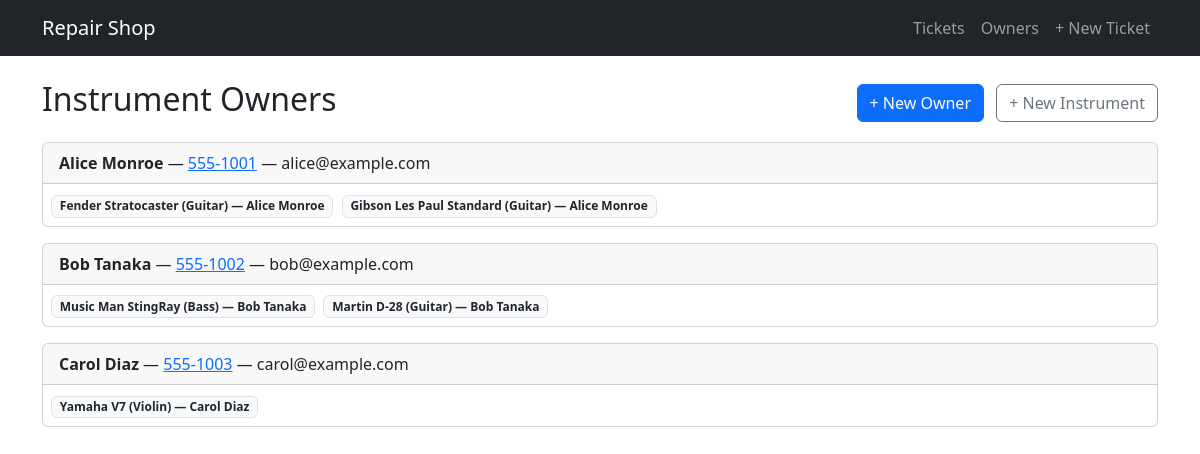
Page /owners/ on the earlier database version.
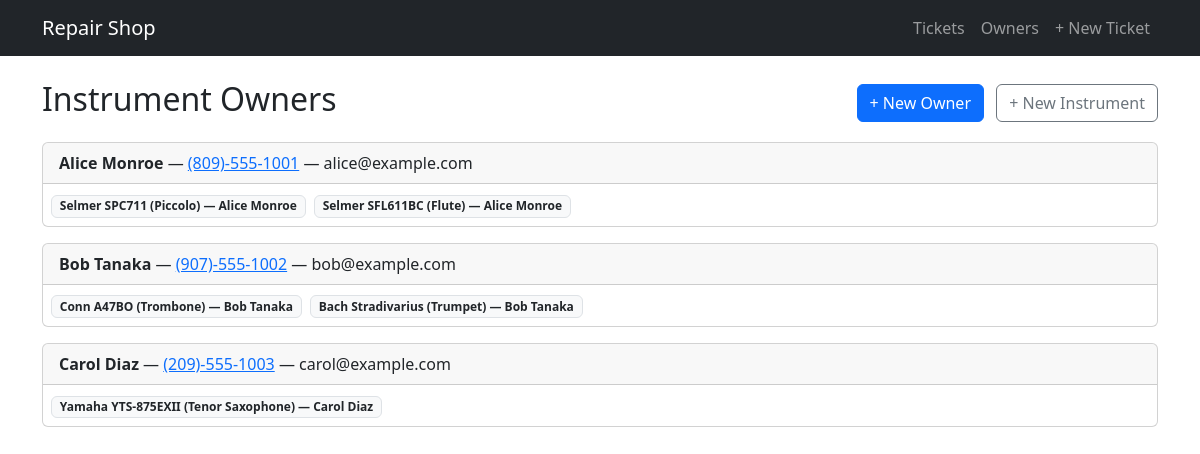
Same page on the later database version.
### repairs/models.py (models this page shows)
class Owner(models.Model):
    name = models.CharField(max_length=200)
    phone = models.CharField(max_length=20, blank=True)
    email = models.EmailField(blank=True)
    def __str__(self):
        return self.name

class Instrument(models.Model):
    owner = models.ForeignKey(Owner, on_delete=models.CASCADE, related_name='instruments')
    instrument_type = models.CharField(max_length=100)
    make = models.CharField(max_length=100, blank=True)
    model = models.CharField(max_length=100, blank=True)
    serial_number = models.CharField(max_length=100, blank=True)
    def __str__(self):
        return f"{self.make} {self.model} ({self.instrument_type}) — {self.owner}"

### repairs/views.py (the view)
# urls.py: path('owners/', views.owner_list, name='owner_list'),
def owner_list(request):
    owners = Owner.objects.prefetch_related('instruments')
    return render(request, 'repairs/owner_list.html', {'owners': owners})

### repairs/templates/repairs/owner_list.html (shortened to what this page needs)
{% extends "repairs/base.html" %}
{% block content %}
<div class="d-flex justify-content-between align-items-center mb-3">
  <h2>Instrument Owners</h2>
  <div>
    <a href="{% url 'owner_create' %}" class="btn btn-primary me-2">+ New Owner</a>
    <a href="{% url 'instrument_create' %}" class="btn btn-outline-secondary">+ New Instrument</a>
  </div>
</div>
{% for owner in owners %}
<div class="card mb-3">
  <div class="card-header">
    <strong>{{ owner.name }}</strong>
    {% if owner.phone %} &mdash; <a href="tel: {{owner.phone }}">{{owner.phone}}</a>{% endif %}
    {% if owner.email %} &mdash; {{ owner.email }}{% endif %}
  </div>
  <div class="card-body p-2">
    {% for instrument in owner.instruments.all %}
    <span class="badge bg-light text-dark border me-1">{{ instrument }}</span>
    {% empty %}
    <span class="text-muted">No instruments</span>
    {% endfor %}
  </div>
</div>
{% empty %}
<p class="text-muted">No owners yet.</p>
{% endfor %}
{% endblock %}

Differences in the rows shown:
removed Instrument: make+model+instrument_type "Gibson Les Paul Standard (Guitar) — Alice Monroe", shown under Owner "Alice Monroe"
removed Instrument: make+model+instrument_type "Music Man StingRay (Bass) — Bob Tanaka", shown under Owner "Bob Tanaka"
removed Instrument: make+model+instrument_type "Martin D-28 (Guitar) — Bob Tanaka", shown under Owner "Bob Tanaka"
changed Owner "Alice Monroe": phone "555-1001" → "(809)-555-1001"
changed Instrument: make+model+instrument_type "Fender Stratocaster (Guitar) — Alice Monroe" → "Selmer SPC711 (Piccolo) — Alice Monroe"
added Instrument: make+model+instrument_type "Selmer SFL611BC (Flute) — Alice Monroe", shown under Owner "Alice Monroe"
changed Owner "Bob Tanaka": phone "555-1002" → "(907)-555-1002"
added Instrument: make+model+instrument_type "Conn A47BO (Trombone) — Bob Tanaka", shown under Owner "Bob Tanaka"
added Instrument: make+model+instrument_type "Bach Stradivarius (Trumpet) — Bob Tanaka", shown under Owner "Bob Tanaka"
changed Owner "Carol Diaz": phone "555-1003" → "(209)-555-1003"
changed Instrument: make+model+instrument_type "Yamaha V7 (Violin) — Carol Diaz" → "Yamaha YTS-875EXII (Tenor Saxophone) — Carol Diaz"
